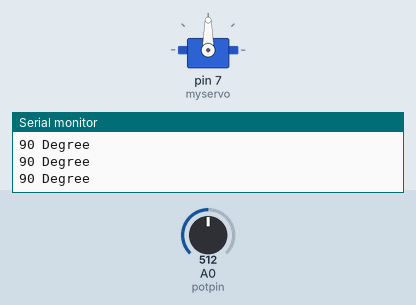
A sketch run on a simulated Arduino Uno, built with avr-gcc and run on an emulated ATmega328P. Shown: servo, the last lines printed to the serial monitor. Inputs (shaded band) come from the test bench; at power-on: A0 (potpin) = 512.

Above: at 1.2 s.
1.3 s: A0 (potpin) set to 562
At 1.9 s:
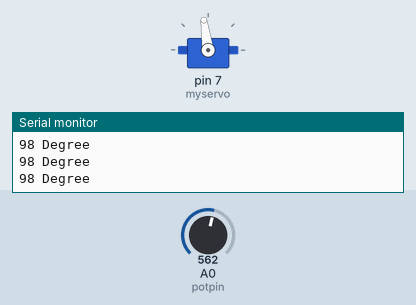
2.8 s: A0 (potpin) set to 576
At 4.0 s:
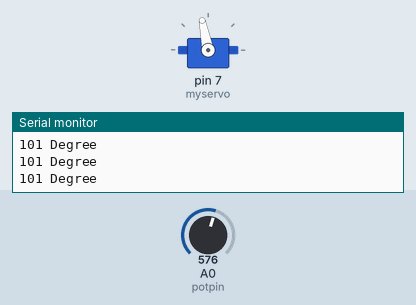
4.3 s: A0 (potpin) set to 306
At 5.1 s:
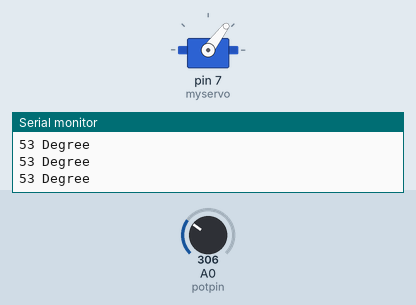
5.8 s: A0 (potpin) set to 62
At 6.1 s:
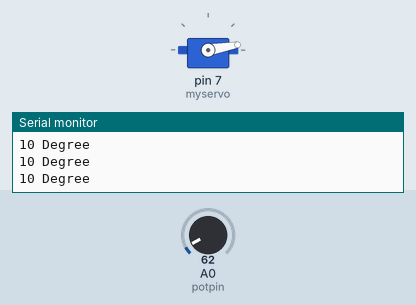
7.3 s: A0 (potpin) set to 52
At 7.7 s:
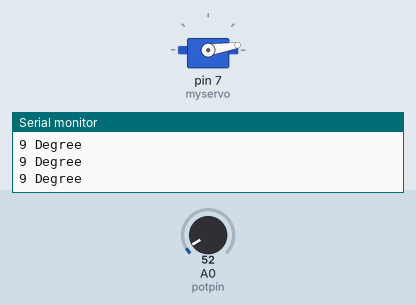
10.3 s: A0 (potpin) set to 122
At 11.0 s:
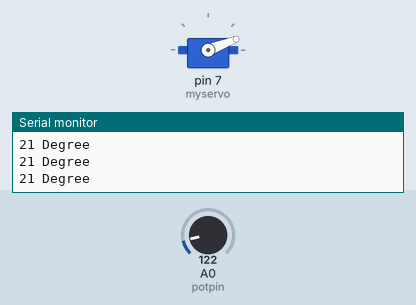
Timing chart, 0 to 12.8 s (numbered marks = the images above; inputs shaded):
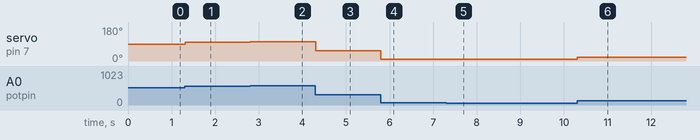

Measured:
- after the input at 1.3 s, servo on pin 7 (myservo): 90° → 98° at once
- after the input at 2.8 s, servo on pin 7 (myservo): 98° → 101° at once
- after the input at 4.3 s, servo on pin 7 (myservo): 101° → 53° at once
- after the input at 5.8 s, servo on pin 7 (myservo): 53° → 10° at once
- after the input at 7.3 s, servo on pin 7 (myservo): 10° → 9° at once
- after the input at 10.3 s, servo on pin 7 (myservo): 9° → 21° at once

The sketch:

main.ino
```cpp
#include <Servo.h>
Servo myservo;
int potpin =0;  //analog pin A0
int val;

void setup() {
  // put your setup code here, to run once:
Serial.begin(9600);
myservo.attach(7);
}

void loop() {
  // put your main code here, to run repeatedly:
val= analogRead(potpin);
val= map(val,0,1023,0,180);
Serial.print(val);
Serial.println(" Degree");
myservo.write(val);
delay(15);
}
```
